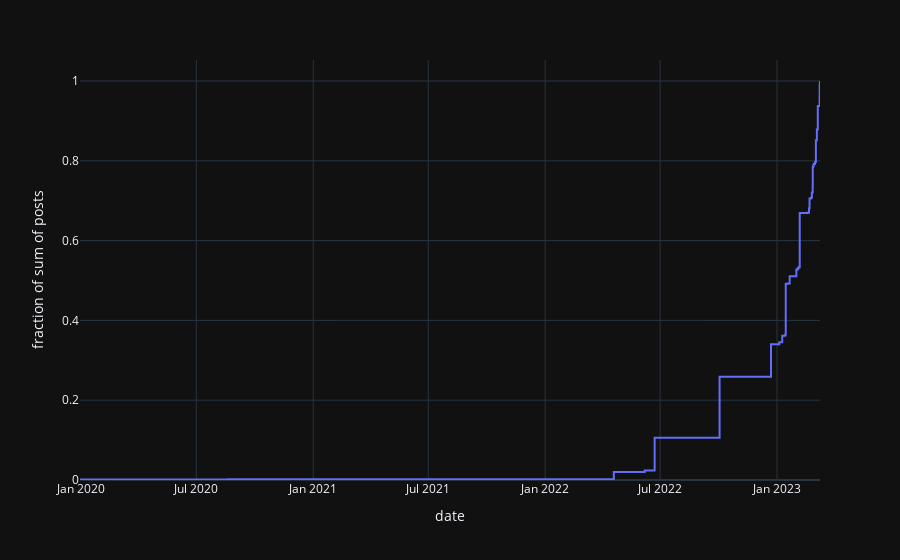

This figure's notebook cell:
### Code cell
date_df = idf.groupby('date')['posts'].sum()
px.ecdf(date_df, date_df.index, 'posts')
